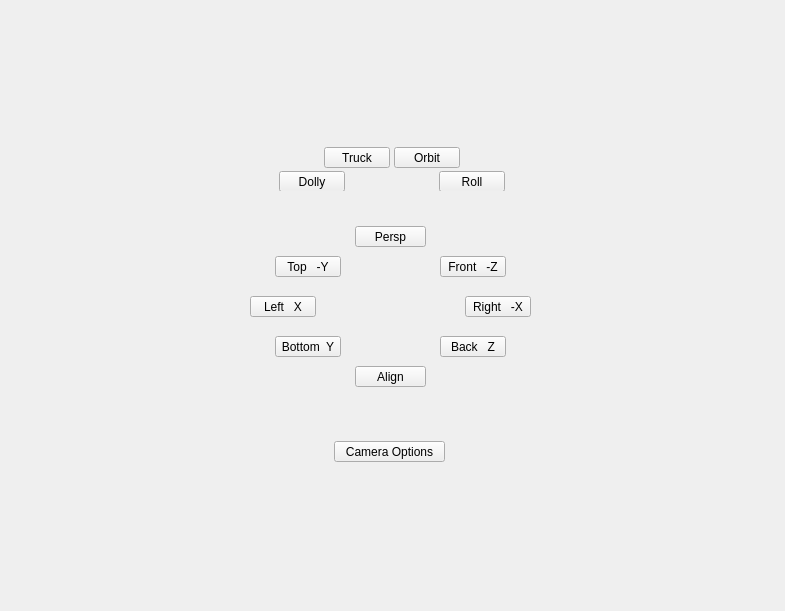
<?xml version="1.0" encoding="UTF-8"?>
<ui version="4.0">
 <class>QtUi</class>
 <widget class="QMainWindow" name="QtUi">
  <property name="enabled">
   <bool>true</bool>
  </property>
  <property name="geometry">
   <rect>
    <x>0</x>
    <y>0</y>
    <width>785</width>
    <height>611</height>
   </rect>
  </property>
  <property name="sizePolicy">
   <sizepolicy hsizetype="Ignored" vsizetype="Ignored">
    <horstretch>0</horstretch>
    <verstretch>0</verstretch>
   </sizepolicy>
  </property>
  <property name="minimumSize">
   <size>
    <width>0</width>
    <height>0</height>
   </size>
  </property>
  <property name="maximumSize">
   <size>
    <width>16777215</width>
    <height>16777215</height>
   </size>
  </property>
  <property name="cursor">
   <cursorShape>ArrowCursor</cursorShape>
  </property>
  <property name="windowTitle">
   <string>Toolkit</string>
  </property>
  <property name="whatsThis">
   <string>cameras</string>
  </property>
  <property name="tabShape">
   <enum>QTabWidget::Triangular</enum>
  </property>
  <property name="dockNestingEnabled">
   <bool>true</bool>
  </property>
  <property name="dockOptions">
   <set>QMainWindow::AllowNestedDocks|QMainWindow::AllowTabbedDocks|QMainWindow::AnimatedDocks|QMainWindow::ForceTabbedDocks</set>
  </property>
  <widget class="QWidget" name="main_widget_transparent">
   <property name="sizePolicy">
    <sizepolicy hsizetype="Ignored" vsizetype="Ignored">
     <horstretch>0</horstretch>
     <verstretch>0</verstretch>
    </sizepolicy>
   </property>
   <layout class="QGridLayout" name="gridLayout">
    <item row="0" column="0">
     <widget class="QWidget" name="staticWindow" native="true">
      <layout class="QGridLayout" name="gridLayout_2">
       <item row="0" column="0" rowspan="3">
        <widget class="Region" name="region_4" native="true"/>
       </item>
       <item row="0" column="1">
        <widget class="Region" name="region" native="true">
         <layout class="QVBoxLayout" name="verticalLayout">
          <item>
           <spacer name="verticalSpacer">
            <property name="orientation">
             <enum>Qt::Vertical</enum>
            </property>
            <property name="sizeHint" stdset="0">
             <size>
              <width>20</width>
              <height>56</height>
             </size>
            </property>
           </spacer>
          </item>
          <item>
           <widget class="QWidget" name="widget" native="true">
            <property name="minimumSize">
             <size>
              <width>0</width>
              <height>100</height>
             </size>
            </property>
            <widget class="QPushButton" name="b011">
             <property name="enabled">
              <bool>true</bool>
             </property>
             <property name="geometry">
              <rect>
               <x>200</x>
               <y>80</y>
               <width>66</width>
               <height>21</height>
              </rect>
             </property>
             <property name="minimumSize">
              <size>
               <width>0</width>
               <height>21</height>
              </size>
             </property>
             <property name="maximumSize">
              <size>
               <width>999</width>
               <height>21</height>
              </size>
             </property>
             <property name="toolTip">
              <string>Camera: Roll</string>
             </property>
             <property name="text">
              <string>Roll</string>
             </property>
            </widget>
            <widget class="QPushButton" name="b012">
             <property name="enabled">
              <bool>true</bool>
             </property>
             <property name="geometry">
              <rect>
               <x>85</x>
               <y>56</y>
               <width>66</width>
               <height>21</height>
              </rect>
             </property>
             <property name="minimumSize">
              <size>
               <width>0</width>
               <height>21</height>
              </size>
             </property>
             <property name="maximumSize">
              <size>
               <width>999</width>
               <height>21</height>
              </size>
             </property>
             <property name="toolTip">
              <string>Camera: Truck</string>
             </property>
             <property name="text">
              <string>Truck</string>
             </property>
            </widget>
            <widget class="QPushButton" name="b013">
             <property name="enabled">
              <bool>true</bool>
             </property>
             <property name="geometry">
              <rect>
               <x>155</x>
               <y>56</y>
               <width>66</width>
               <height>21</height>
              </rect>
             </property>
             <property name="minimumSize">
              <size>
               <width>0</width>
               <height>21</height>
              </size>
             </property>
             <property name="maximumSize">
              <size>
               <width>999</width>
               <height>21</height>
              </size>
             </property>
             <property name="toolTip">
              <string>Camera: Pan</string>
             </property>
             <property name="text">
              <string>Orbit</string>
             </property>
            </widget>
            <widget class="QPushButton" name="b010">
             <property name="enabled">
              <bool>true</bool>
             </property>
             <property name="geometry">
              <rect>
               <x>40</x>
               <y>80</y>
               <width>66</width>
               <height>21</height>
              </rect>
             </property>
             <property name="minimumSize">
              <size>
               <width>0</width>
               <height>21</height>
              </size>
             </property>
             <property name="maximumSize">
              <size>
               <width>999</width>
               <height>21</height>
              </size>
             </property>
             <property name="toolTip">
              <string>Camera: Dolly</string>
             </property>
             <property name="text">
              <string>Dolly</string>
             </property>
            </widget>
           </widget>
          </item>
         </layout>
        </widget>
       </item>
       <item row="0" column="2" rowspan="3">
        <widget class="Region" name="region_2" native="true"/>
       </item>
       <item row="1" column="1">
        <widget class="QWidget" name="viewport" native="true">
         <property name="minimumSize">
          <size>
           <width>325</width>
           <height>200</height>
          </size>
         </property>
         <property name="maximumSize">
          <size>
           <width>300</width>
           <height>200</height>
          </size>
         </property>
         <widget class="QPushButton" name="b004">
          <property name="geometry">
           <rect>
            <x>125</x>
            <y>20</y>
            <width>71</width>
            <height>21</height>
           </rect>
          </property>
          <property name="minimumSize">
           <size>
            <width>0</width>
            <height>21</height>
           </size>
          </property>
          <property name="maximumSize">
           <size>
            <width>999</width>
            <height>21</height>
           </size>
          </property>
          <property name="text">
           <string>Persp</string>
          </property>
         </widget>
         <widget class="QPushButton" name="b005">
          <property name="geometry">
           <rect>
            <x>210</x>
            <y>50</y>
            <width>66</width>
            <height>21</height>
           </rect>
          </property>
          <property name="minimumSize">
           <size>
            <width>0</width>
            <height>21</height>
           </size>
          </property>
          <property name="maximumSize">
           <size>
            <width>999</width>
            <height>21</height>
           </size>
          </property>
          <property name="text">
           <string>Front   -Z</string>
          </property>
         </widget>
         <widget class="QPushButton" name="b002">
          <property name="geometry">
           <rect>
            <x>235</x>
            <y>90</y>
            <width>66</width>
            <height>21</height>
           </rect>
          </property>
          <property name="minimumSize">
           <size>
            <width>0</width>
            <height>21</height>
           </size>
          </property>
          <property name="maximumSize">
           <size>
            <width>999</width>
            <height>21</height>
           </size>
          </property>
          <property name="text">
           <string>Right   -X</string>
          </property>
         </widget>
         <widget class="QPushButton" name="b003">
          <property name="geometry">
           <rect>
            <x>20</x>
            <y>90</y>
            <width>66</width>
            <height>21</height>
           </rect>
          </property>
          <property name="minimumSize">
           <size>
            <width>0</width>
            <height>21</height>
           </size>
          </property>
          <property name="maximumSize">
           <size>
            <width>999</width>
            <height>21</height>
           </size>
          </property>
          <property name="text">
           <string>Left   X</string>
          </property>
         </widget>
         <widget class="QPushButton" name="b000">
          <property name="geometry">
           <rect>
            <x>210</x>
            <y>130</y>
            <width>66</width>
            <height>21</height>
           </rect>
          </property>
          <property name="minimumSize">
           <size>
            <width>0</width>
            <height>21</height>
           </size>
          </property>
          <property name="maximumSize">
           <size>
            <width>999</width>
            <height>21</height>
           </size>
          </property>
          <property name="text">
           <string>Back   Z</string>
          </property>
         </widget>
         <widget class="QPushButton" name="b006">
          <property name="geometry">
           <rect>
            <x>45</x>
            <y>130</y>
            <width>66</width>
            <height>21</height>
           </rect>
          </property>
          <property name="minimumSize">
           <size>
            <width>0</width>
            <height>21</height>
           </size>
          </property>
          <property name="maximumSize">
           <size>
            <width>999</width>
            <height>21</height>
           </size>
          </property>
          <property name="text">
           <string>Bottom  Y</string>
          </property>
         </widget>
         <widget class="QPushButton" name="b007">
          <property name="geometry">
           <rect>
            <x>125</x>
            <y>160</y>
            <width>71</width>
            <height>21</height>
           </rect>
          </property>
          <property name="minimumSize">
           <size>
            <width>0</width>
            <height>21</height>
           </size>
          </property>
          <property name="maximumSize">
           <size>
            <width>999</width>
            <height>21</height>
           </size>
          </property>
          <property name="text">
           <string>Align</string>
          </property>
         </widget>
         <widget class="QPushButton" name="b001">
          <property name="geometry">
           <rect>
            <x>45</x>
            <y>50</y>
            <width>66</width>
            <height>21</height>
           </rect>
          </property>
          <property name="minimumSize">
           <size>
            <width>0</width>
            <height>21</height>
           </size>
          </property>
          <property name="maximumSize">
           <size>
            <width>999</width>
            <height>21</height>
           </size>
          </property>
          <property name="text">
           <string>Top   -Y</string>
          </property>
         </widget>
        </widget>
       </item>
       <item row="2" column="1">
        <widget class="Region" name="region_3" native="true">
         <property name="sizePolicy">
          <sizepolicy hsizetype="Preferred" vsizetype="MinimumExpanding">
           <horstretch>0</horstretch>
           <verstretch>0</verstretch>
          </sizepolicy>
         </property>
         <layout class="QVBoxLayout" name="verticalLayout_2">
          <item>
           <widget class="QWidget" name="widget_2" native="true">
            <property name="minimumSize">
             <size>
              <width>0</width>
              <height>100</height>
             </size>
            </property>
            <widget class="QPushButton" name="i000">
             <property name="geometry">
              <rect>
               <x>95</x>
               <y>20</y>
               <width>111</width>
               <height>21</height>
              </rect>
             </property>
             <property name="minimumSize">
              <size>
               <width>0</width>
               <height>21</height>
              </size>
             </property>
             <property name="maximumSize">
              <size>
               <width>999</width>
               <height>21</height>
              </size>
             </property>
             <property name="whatsThis">
              <string>cameras_lower_submenu</string>
             </property>
             <property name="text">
              <string>Camera Options</string>
             </property>
            </widget>
           </widget>
          </item>
          <item>
           <spacer name="verticalSpacer_2">
            <property name="orientation">
             <enum>Qt::Vertical</enum>
            </property>
            <property name="sizeHint" stdset="0">
             <size>
              <width>20</width>
              <height>40</height>
             </size>
            </property>
           </spacer>
          </item>
         </layout>
        </widget>
       </item>
      </layout>
     </widget>
    </item>
   </layout>
  </widget>
 </widget>
 <customwidgets>
  <customwidget>
   <class>Region</class>
   <extends>QWidget</extends>
   <header>region.h</header>
   <container>1</container>
  </customwidget>
 </customwidgets>
 <resources/>
 <connections/>
 <designerdata>
  <property name="gridDeltaX">
   <number>5</number>
  </property>
  <property name="gridDeltaY">
   <number>10</number>
  </property>
  <property name="gridSnapX">
   <bool>true</bool>
  </property>
  <property name="gridSnapY">
   <bool>true</bool>
  </property>
  <property name="gridVisible">
   <bool>true</bool>
  </property>
 </designerdata>
</ui>
